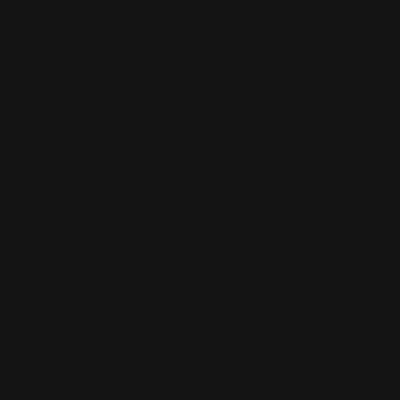
Frame 1 (no input)
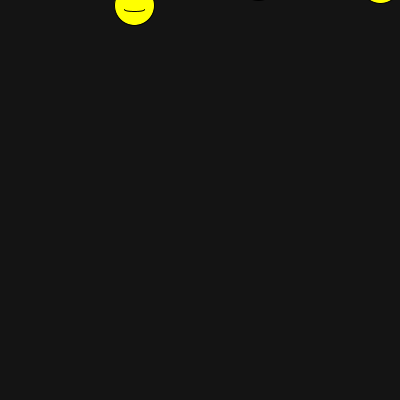
Frame 60 (the mouse pressed at the canvas centre just before this capture)
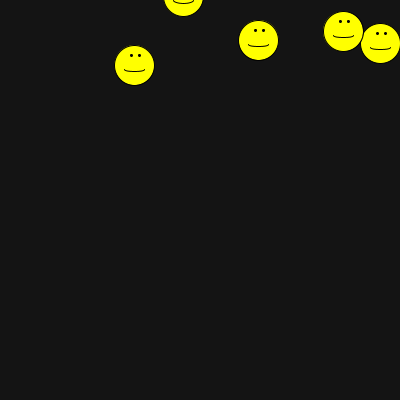
Frame 120 (the mouse held since frame 60 and released just before this capture)

The Processing sketch that drew these frames (run headless with seeded random() and noise(); from frame 60 on, the mouse is pressed at the canvas centre):

// Processing sketch: UnverzagtMattis_4
// ── UnverzagtMattis_4.pde

smiley[] smileys= new smiley[5];
void setup()
{
  size(400,400);
  for (int i=0;i <smileys.length;i++)
  {
    smileys[i] = new smiley();
  }
}

void draw()
{
  background(20);
  for (var s: smileys)
  {
    s.drawSelf();
  }
}


class smiley
{
  
  
  float x,y;
  int state=0;
  
  smiley()
  {
  randomPos();
  }
  
  void randomPos()
  {
    this.x=random(0,width);
    this.y=-40 -random(0,150);
    this.state=0;
  }
  
  void drawSelf()
  {
    int s=state%3;
    println(s);
    if (s==0){fill(255,255,0);} // happy
    if (s==1){fill(0,0,255);} // neutral
    if (s==2){fill(255,0,0);} // not happy
    circle(x,y,40);
    
    
    if (s==0){arc(x,y+4,20,5,0,PI);} // happy
    if (s==1){line(x-10,y,x+15,y);} // neutral
    if (s==2){arc(x,y+4,20,5,PI,0);}
    
    fill(0);
    circle(x-3,y-10,2);
    circle(x+5,y-10,2);
    
    y+=1;
    
    
    if (y>height+40)
    {
      randomPos();
    }
  }
  
  void pressed()
  {
    float dist = sqrt( pow((x-mouseX),2) + pow((y-mouseY),2) );
    if (dist<=20)
    {
      state+=1;
    }
    
    
  }
}

void mousePressed()
{
  for (var s: smileys)
  {
     s.pressed();
  }
}
